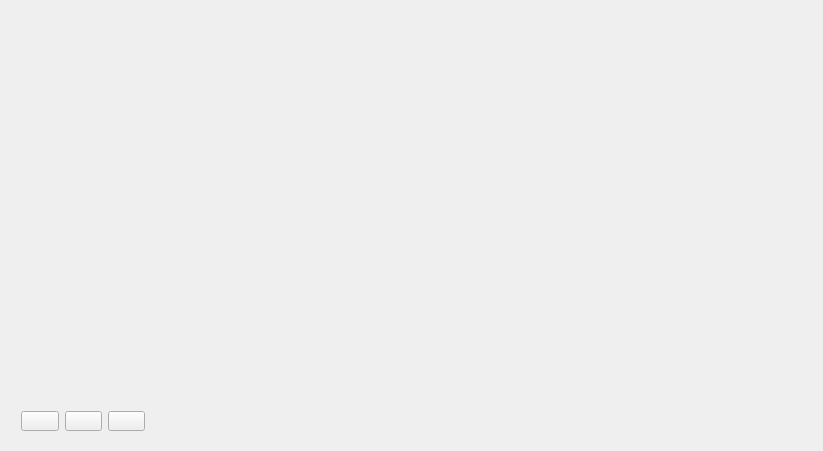
<?xml version="1.0" encoding="UTF-8"?>
<ui version="4.0">
 <class>VentanaPrincipal</class>
 <widget class="QMainWindow" name="VentanaPrincipal">
  <property name="geometry">
   <rect>
    <x>0</x>
    <y>0</y>
    <width>823</width>
    <height>451</height>
   </rect>
  </property>
  <property name="windowTitle">
   <string>Simulador</string>
  </property>
  <property name="autoFillBackground">
   <bool>false</bool>
  </property>
  <widget class="QWidget" name="centralWidget">
   <widget class="QWidget" name="layoutWidget">
    <property name="geometry">
     <rect>
      <x>10</x>
      <y>400</y>
      <width>146</width>
      <height>42</height>
     </rect>
    </property>
    <layout class="QHBoxLayout" name="horizontalLayout">
     <item>
      <widget class="QPushButton" name="pushButton_2">
       <property name="enabled">
        <bool>true</bool>
       </property>
       <property name="toolTip">
        <string>Inicia la Simulación.</string>
       </property>
       <property name="text">
        <string/>
       </property>
       <property name="icon">
        <iconset resource="imagenes.qrc">
         <normaloff>:/imagenes/Imagenes/iconoPlay.png</normaloff>:/imagenes/Imagenes/iconoPlay.png</iconset>
       </property>
       <property name="iconSize">
        <size>
         <width>32</width>
         <height>32</height>
        </size>
       </property>
      </widget>
     </item>
     <item>
      <widget class="QPushButton" name="pushButton_3">
       <property name="enabled">
        <bool>true</bool>
       </property>
       <property name="text">
        <string/>
       </property>
       <property name="icon">
        <iconset resource="imagenes.qrc">
         <normaloff>:/imagenes/Imagenes/iconoPausa.png</normaloff>:/imagenes/Imagenes/iconoPausa.png</iconset>
       </property>
       <property name="iconSize">
        <size>
         <width>32</width>
         <height>32</height>
        </size>
       </property>
      </widget>
     </item>
     <item>
      <widget class="QPushButton" name="pushButton_4">
       <property name="enabled">
        <bool>true</bool>
       </property>
       <property name="text">
        <string/>
       </property>
       <property name="icon">
        <iconset resource="imagenes.qrc">
         <normaloff>:/imagenes/Imagenes/iconoStop.png</normaloff>:/imagenes/Imagenes/iconoStop.png</iconset>
       </property>
       <property name="iconSize">
        <size>
         <width>32</width>
         <height>32</height>
        </size>
       </property>
      </widget>
     </item>
    </layout>
   </widget>
  </widget>
 </widget>
 <layoutdefault spacing="6" margin="11"/>
 <resources>
  <include location="imagenes.qrc"/>
 </resources>
 <connections/>
</ui>
